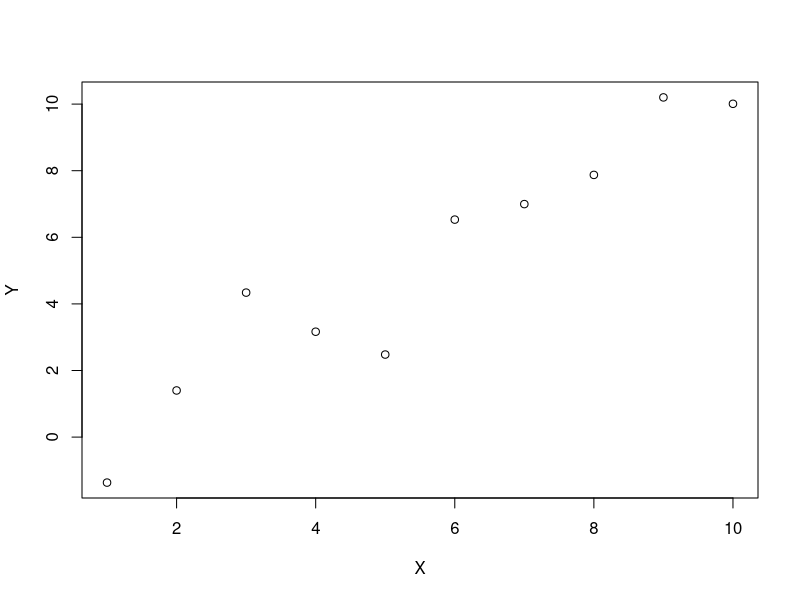

Here is the R script that generated this plot:
## ---- chunk 1
knitr::opts_chunk$set(echo = TRUE)
## ---- chunk 2
m <- sigma <- 1  # True parameters
x <- 1:10  # x covariate, assumed fixed
## ---- chunk 3
generate_y <- function(x, m, sigma) {
	eps <- rnorm(length(x), mean = 0, sd = sigma)
	return(m * x + eps)
	}
## ---- chunk 4
set.seed(840)
plot(x, generate_y(x, m, sigma), xlab = "X", ylab = "Y")
## ---- chunk 5
# Simulation parameters
B <- 1e4  # Number of replications

# Preallocate logical vectors to be assigned for each replica - for efficiency. 
q_dropped <- logical(B)  # Was the intercept term 'q' dropped? 
m_covered <- logical(B)  # Was the true parameter 'm' covered?

# Set seed for reproducibility
set.seed(841)

# Logging
time_start <- Sys.time()  

# Start the simulation
for (b in 1:B) {
	y <- generate_y(x, m, sigma)
	
	# Fit full model (including intercept 'q')
	fit <- lm(y ~ x + 1)  
	q_pval <- summary(fit)$coefficients[1, 4]
	
	# Is 'q' term is "significant"? If yes, drop 'q' and fit a simpler model
	if (q_pval > 0.32)  { 
		q_dropped[[b]] <- TRUE
		fit <- lm(y ~ x - 1) 
	} else {
		q_dropped[[b]] <- FALSE
	}
	
	# Construct CI for 'm',	using the selected model's fit
	m_ci <- confint(fit, 'x', level = 0.95)
	m_covered[[b]] <- m_ci[[1]] < m && m < m_ci[[2]]
}

time_end <- Sys.time()
cat("Done :) Took ", as.numeric(time_end - time_start), " seconds.")
## ---- chunk 6
mean(m_covered)  # Actual coverage of naive "95%" CIs.
## ---- chunk 7
mean(q_dropped)  # Pr(m covered)
mean(m_covered[q_dropped])  # Pr(m covered | q dropped)
mean(m_covered[!q_dropped])  # Pr(m covered | q kept)
